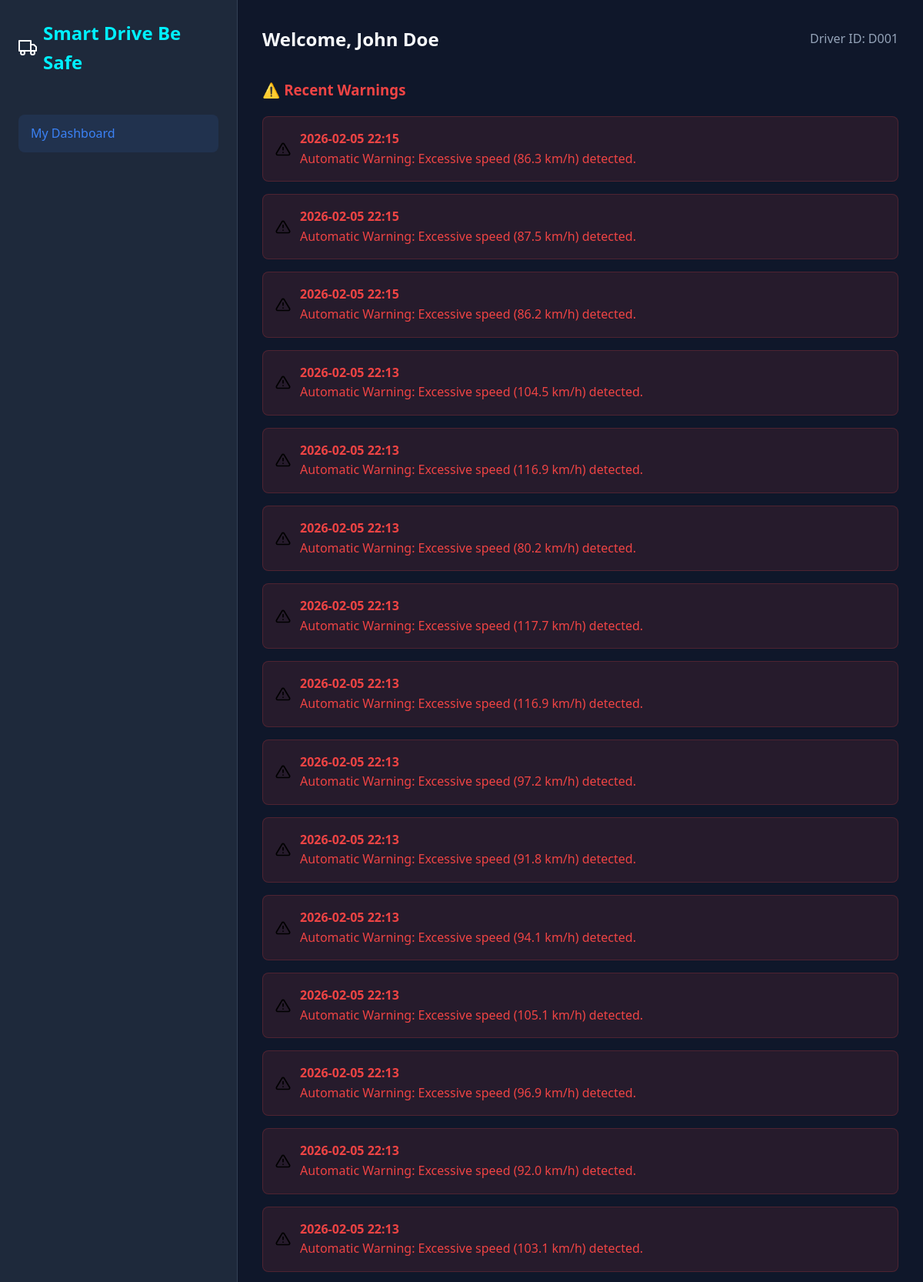
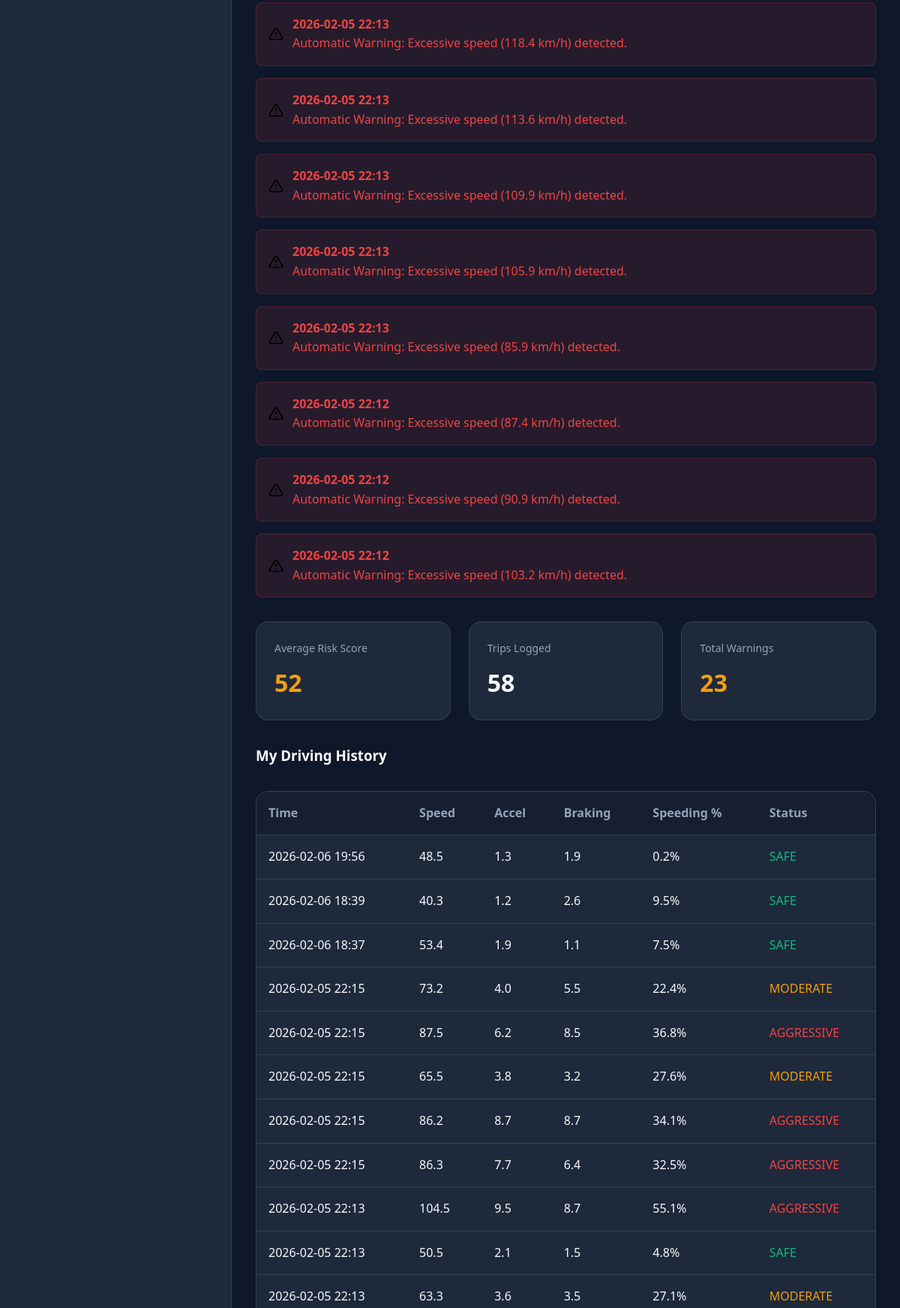
The app's page /driver/dashboard (signed in, upper part) with its own data (2 pictures, top to bottom).
### app.py (models this page shows, shortened)
class Driver(UserMixin, db.Model):
    id = db.Column(db.Integer, primary_key=True)
    name = db.Column(db.String(150), nullable=False)
    driver_id = db.Column(db.String(50), unique=True, nullable=False) # Used as username for login
    password = db.Column(db.String(150), nullable=False)

class Warning(db.Model):
    id = db.Column(db.Integer, primary_key=True)
    driver_id = db.Column(db.Integer, db.ForeignKey('driver.id'), nullable=False)
    message = db.Column(db.String(500), nullable=False)
    timestamp = db.Column(db.DateTime, default=datetime.now)
    is_read = db.Column(db.Boolean, default=False)

class DriverData(db.Model):
    id = db.Column(db.Integer, primary_key=True)
    driver_id = db.Column(db.Integer, db.ForeignKey('driver.id'), nullable=False)
    speed = db.Column(db.Float, nullable=False)
    acceleration = db.Column(db.Float, nullable=False)
    braking = db.Column(db.Float, nullable=False)
    speeding_pct = db.Column(db.Float, nullable=False)
    prediction = db.Column(db.String(20), nullable=False) # SAFE, MODERATE, AGGRESSIVE
    risk_score = db.Column(db.Float, nullable=False)
    timestamp = db.Column(db.DateTime, default=datetime.now)

### app.py (the view)
@app.route('/driver/dashboard')
@login_required
def driver_dashboard():
    if session.get('role') != 'driver':
        return redirect(url_for('home'))
    my_data = DriverData.query.filter_by(driver_id=current_user.id).order_by(DriverData.timestamp.desc()).all()
    my_warnings = Warning.query.filter_by(driver_id=current_user.id).order_by(Warning.timestamp.desc()).all()
    avg_risk = 0
    if my_data:
        avg_risk = sum(d.risk_score for d in my_data) / len(my_data)
    return render_template('driver_dashboard.html', data=my_data, warnings=my_warnings, avg_risk=avg_risk)

### app.py (called while the page is built)
@login_manager.user_loader
def load_user(user_id):
    if 'role' in session:
        if session['role'] == 'admin':
            return Admin.query.get(int(user_id))
        elif session['role'] == 'driver':
            return Driver.query.get(int(user_id))
    return None

### templates/driver_dashboard.html (shortened to what this page needs)
<!DOCTYPE html>
<html lang="en">
<head>
    <link rel="stylesheet" href="{{ url_for('static', filename='css/style.css') }}">
</head>
<body>
    <div class="dashboard-container">
        <div class="sidebar">
            <div class="brand">
                <img src="{{ url_for('static', filename='images/driver.svg') }}" width="24" style="filter: invert(1);">
                Smart Drive Be Safe
            </div>
            <ul class="nav-links">
                <li class="nav-item">
                    <a href="{{ url_for('driver_dashboard') }}" class="nav-link active">My Dashboard</a>
                </li>
            </ul>
        </div>
        <div class="main-content">
            <div style="display: flex; justify-content: space-between; align-items: center; margin-bottom: 2rem;">
                <h2 style="margin: 0;">Welcome, {{ current_user.name }}</h2>
                <div style="color: var(--text-secondary);">Driver ID: {{ current_user.driver_id }}</div>
            </div>
            {% if warnings %}
            <div style="margin-bottom: 2rem;">
                <h3 style="color: var(--accent-red); margin-top: 0;">⚠️ Recent Warnings</h3>
                {% for warning in warnings %}
                <div class="warning-alert">
                    <img src="{{ url_for('static', filename='images/warning.svg') }}" width="20">
                    <div>
                        <div style="font-weight: bold;">{{ warning.timestamp.strftime('%Y-%m-%d %H:%M') }}</div>
                        <div>{{ warning.message }}</div>
                    </div>
                </div>
                {% endfor %}
            </div>
            {% endif %}
            <div class="stats-grid">
                <div class="stat-card">
                    <div class="stat-title">Average Risk Score</div>
                    <div
                        class="stat-value {% if avg_risk < 30 %}text-success{% elif avg_risk < 70 %}text-warning{% else %}text-danger{% endif %}">
                        {{ "%.0f"|format(avg_risk) }}
                    </div>
                </div>
                <div class="stat-card">
                    <div class="stat-title">Trips Logged</div>
                    <div class="stat-value">{{ data|length }}</div>
                </div>
                <div class="stat-card">
                    <div class="stat-title">Total Warnings</div>
                    <div class="stat-value text-warning">{{ warnings|length }}</div>
                </div>
            </div>
            <h3 style="margin-top: 2rem;">My Driving History</h3>
            <div class="table-container">
                <table class="data-table">
                    <thead>
                        <tr>
                            <th>Time</th>
                            <th>Speed</th>
                            <th>Accel</th>
                            <th>Braking</th>
                            <th>Speeding %</th>
                            <th>Status</th>
                        </tr>
                    </thead>
                    <tbody>
                        {% for row in data %}
                        <tr>
                            <td>{{ row.timestamp.strftime('%Y-%m-%d %H:%M') }}</td>
                            <td>{{ "%.1f"|format(row.speed) }}</td>
                            <td>{{ "%.1f"|format(row.acceleration) }}</td>
                            <td>{{ "%.1f"|format(row.braking) }}</td>
                            <td>{{ "%.1f"|format(row.speeding_pct) }}%</td>
                            <td>
                                {% if row.prediction == 'SAFE' %}
                                <span class="text-success">SAFE</span>
                                {% elif row.prediction == 'MODERATE' %}
                                <span class="text-warning">MODERATE</span>
                                {% else %}
                                <span class="text-danger">AGGRESSIVE</span>
                                {% endif %}
                            </td>
                        </tr>
                        {% endfor %}
                    </tbody>
                </table>
            </div>
        </div>
    </div>
</body>
</html>

### static/css/style.css (style rules this page uses)
:root { --bg-dark: #0f172a; --bg-card: #1e293b; --text-primary: #f8fafc; --text-secondary: #94a3b8; --accent-blue: #3b82f6; --accent-neon: #00f0ff; --accent-green: #10b981; --accent-red: #ef4444; --accent-yellow: #f59e0b; --border-color: #334155; }
body { font-family: 'Segoe UI', Tahoma, Geneva, Verdana, sans-serif; background-color: var(--bg-dark); color: var(--text-primary); margin: 0; padding: 0; line-height: 1.6; }
a { text-decoration: none; color: inherit; }
.dashboard-container { display: flex; min-height: 100vh; }
.sidebar { width: 260px; background-color: var(--bg-card); border-right: 1px solid var(--border-color); display: flex; flex-direction: column; padding: 1.5rem; }
.brand { color: var(--accent-neon); font-size: 1.5rem; font-weight: bold; margin-bottom: 3rem; display: flex; align-items: center; gap: 0.5rem; }
.nav-links { list-style: none; padding: 0; margin: 0; flex: 1; }
.nav-item { margin-bottom: 0.5rem; }
.nav-link { display: flex; align-items: center; padding: 0.75rem 1rem; color: var(--text-secondary); border-radius: 0.5rem; gap: 0.75rem; }
.nav-link:hover, .nav-link.active { background-color: rgba(59, 130, 246, 0.1); color: var(--accent-blue); }
.main-content { flex: 1; padding: 2rem; overflow-y: auto; }
.stats-grid { display: grid; grid-template-columns: repeat(auto-fit, minmax(240px, 1fr)); gap: 1.5rem; margin-bottom: 2rem; }
.stat-card { background-color: var(--bg-card); padding: 1.5rem; border-radius: 1rem; border: 1px solid var(--border-color); }
.stat-title { color: var(--text-secondary); font-size: 0.875rem; margin-bottom: 0.5rem; }
.stat-value { font-size: 2rem; font-weight: 700; color: var(--text-primary); }
.text-success { color: var(--accent-green); }
.text-warning { color: var(--accent-yellow); }
.text-danger { color: var(--accent-red); }
.table-container { background-color: var(--bg-card); border-radius: 1rem; border: 1px solid var(--border-color); overflow: hidden; margin-top: 2rem; }
.data-table { width: 100%; border-collapse: collapse; }
.data-table th, .data-table td { padding: 1rem; text-align: left; border-bottom: 1px solid var(--border-color); }
.data-table th { background-color: rgba(15, 23, 42, 0.5); color: var(--text-secondary); font-weight: 600; }
.warning-alert { background-color: rgba(239, 68, 68, 0.1); border: 1px solid rgba(239, 68, 68, 0.2); color: var(--accent-red); padding: 1rem; border-radius: 0.5rem; margin-bottom: 1rem; display: flex; align-items: center; gap: 0.75rem; }

### records on screen
Driver: name "John Doe", driver_id "D001"
Warning: timestamp "2026-02-05 22:15", message "Automatic Warning: Excessive speed (86.3 km/h) detected."
Warning: timestamp "2026-02-05 22:15", message "Automatic Warning: Excessive speed (87.5 km/h) detected."
Warning: timestamp "2026-02-05 22:15", message "Automatic Warning: Excessive speed (86.2 km/h) detected."
Warning: timestamp "2026-02-05 22:13", message "Automatic Warning: Excessive speed (104.5 km/h) detected."
Warning: timestamp "2026-02-05 22:13", message "Automatic Warning: Excessive speed (116.9 km/h) detected."
Warning: timestamp "2026-02-05 22:13", message "Automatic Warning: Excessive speed (80.2 km/h) detected."
Warning: timestamp "2026-02-05 22:13", message "Automatic Warning: Excessive speed (117.7 km/h) detected."
Warning: timestamp "2026-02-05 22:13", message "Automatic Warning: Excessive speed (116.9 km/h) detected."
Warning: timestamp "2026-02-05 22:13", message "Automatic Warning: Excessive speed (97.2 km/h) detected."
Warning: timestamp "2026-02-05 22:13", message "Automatic Warning: Excessive speed (91.8 km/h) detected."
Warning: timestamp "2026-02-05 22:13", message "Automatic Warning: Excessive speed (94.1 km/h) detected."
Warning: timestamp "2026-02-05 22:13", message "Automatic Warning: Excessive speed (105.1 km/h) detected."
Warning: timestamp "2026-02-05 22:13", message "Automatic Warning: Excessive speed (96.9 km/h) detected."
Warning: timestamp "2026-02-05 22:13", message "Automatic Warning: Excessive speed (92.0 km/h) detected."
Warning: timestamp "2026-02-05 22:13", message "Automatic Warning: Excessive speed (103.1 km/h) detected."
Warning: timestamp "2026-02-05 22:13", message "Automatic Warning: Excessive speed (118.4 km/h) detected."
Warning: timestamp "2026-02-05 22:13", message "Automatic Warning: Excessive speed (113.6 km/h) detected."
Warning: timestamp "2026-02-05 22:13", message "Automatic Warning: Excessive speed (109.9 km/h) detected."
Warning: timestamp "2026-02-05 22:13", message "Automatic Warning: Excessive speed (105.9 km/h) detected."
Warning: timestamp "2026-02-05 22:13", message "Automatic Warning: Excessive speed (85.9 km/h) detected."
Warning: timestamp "2026-02-05 22:12", message "Automatic Warning: Excessive speed (87.4 km/h) detected."
Warning: timestamp "2026-02-05 22:12", message "Automatic Warning: Excessive speed (90.9 km/h) detected."
Warning: timestamp "2026-02-05 22:12", message "Automatic Warning: Excessive speed (103.2 km/h) detected."
DriverData: timestamp "2026-02-06 19:56", speed "48.5", acceleration "1.3", braking "1.9", speeding_pct "0.2", prediction "SAFE"
DriverData: timestamp "2026-02-06 18:39", speed "40.3", acceleration "1.2", braking "2.6", speeding_pct "9.5", prediction "SAFE"
DriverData: timestamp "2026-02-06 18:37", speed "53.4", acceleration "1.9", braking "1.1", speeding_pct "7.5", prediction "SAFE"
DriverData: timestamp "2026-02-05 22:15", speed "73.2", acceleration "4.0", braking "5.5", speeding_pct "22.4", prediction "MODERATE"
DriverData: timestamp "2026-02-05 22:15", speed "87.5", acceleration "6.2", braking "8.5", speeding_pct "36.8", prediction "AGGRESSIVE"
DriverData: timestamp "2026-02-05 22:15", speed "65.5", acceleration "3.8", braking "3.2", speeding_pct "27.6", prediction "MODERATE"
DriverData: timestamp "2026-02-05 22:15", speed "86.2", acceleration "8.7", braking "8.7", speeding_pct "34.1", prediction "AGGRESSIVE"
DriverData: timestamp "2026-02-05 22:15", speed "86.3", acceleration "7.7", braking "6.4", speeding_pct "32.5", prediction "AGGRESSIVE"
DriverData: timestamp "2026-02-05 22:13", speed "104.5", acceleration "9.5", braking "8.7", speeding_pct "55.1", prediction "AGGRESSIVE"
DriverData: timestamp "2026-02-05 22:13", speed "50.5", acceleration "2.1", braking "1.5", speeding_pct "4.8", prediction "SAFE"
DriverData: timestamp "2026-02-05 22:13", speed "63.3", acceleration "3.6", braking "3.5", speeding_pct "27.1", prediction "MODERATE"

### other values on screen
{{ "%.0f"|format(avg_risk) }} "52"
{{ data|length }} "58"
{{ warnings|length }} "23"
